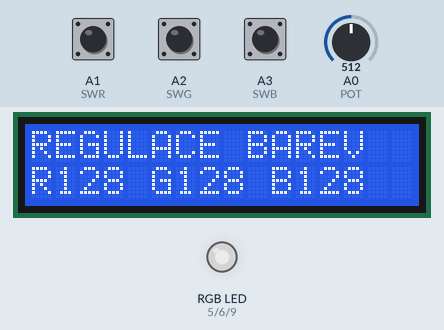
A sketch run on a simulated Arduino Uno, built with avr-gcc and run on an emulated ATmega328P. On the bench: 16×2 character LCD, an RGB LED mixed from three pins (HIGH = lit). Inputs (shaded band) come from the test bench; at power-on: A1 (SWR) LOW, A2 (SWG) LOW, A3 (SWB) LOW, A0 (POT) = 512. Dim RGB values are drawn brighter than linear.

Above: at 1.2 s.
1.3 s: A1 (SWR) pulled HIGH for 0.6 s
3.4 s: A2 (SWG) pulled HIGH for 0.6 s
5.5 s: A3 (SWB) pulled HIGH for 0.6 s
Timing chart, 0 to 8.5 s (numbered marks = the images above; inputs shaded):
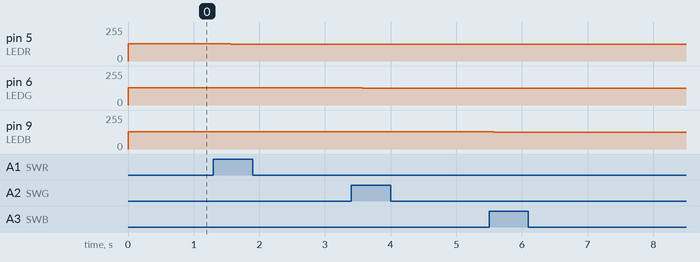

Measured:
- after the input at 1.3 s, pin 5 (LEDR): 128/255 → 127/255 after 0.27 s
- after the input at 3.4 s, pin 6 (LEDG): 128/255 → 127/255 after 0.17 s
- after the input at 5.5 s, pin 9 (LEDB): 128/255 → 127/255 after 0.07 s

The sketch:

rgbOvladaniTlacitkyPotencimetr.ino.ino
```cpp
#include <LiquidCrystal.h>

LiquidCrystal lcd(8,A4,2,3,4,7);
int SWR = A1;
int SWG = A2;
int SWB = A3;

int LEDR = 5;
int LEDG = 6;
int LEDB = 9;

int POT = A0;

byte value;
void setup()
{
  pinMode(SWR,INPUT);
  pinMode(SWG,INPUT);
  pinMode(SWB,INPUT);
  pinMode(LEDR, OUTPUT);
  pinMode(LEDG, OUTPUT);
  pinMode(LEDB, OUTPUT);
  analogWrite(LEDR, 128);
  analogWrite(LEDG, 128);
  analogWrite(LEDB, 128);
  lcd.begin(16,2);
  lcd.print("REGULACE BAREV");
  lcd.setCursor(0,1);
  lcd.print("R128 G128 B128");
}

void loop()
{
  value = analogRead(POT)/4;
  if(digitalRead(SWR))
  {
    analogWrite(LEDR, 255-value);
    lcd.setCursor(1,1);
    lcd.print("   ");
    lcd.setCursor(1,1);
    lcd.print(value);
  }
  if(digitalRead(SWG))
  {
    analogWrite(LEDG, 255-value);
    lcd.setCursor(6,1);
    lcd.print("   ");
    lcd.setCursor(6,1);
    lcd.print(value);
  }
  if(digitalRead(SWB))
  {
    analogWrite(LEDB, 255-value);
    lcd.setCursor(11,1);
    lcd.print("   ");
    lcd.setCursor(11,1);
    lcd.print(value);
  }
  delay(500);
}
```
